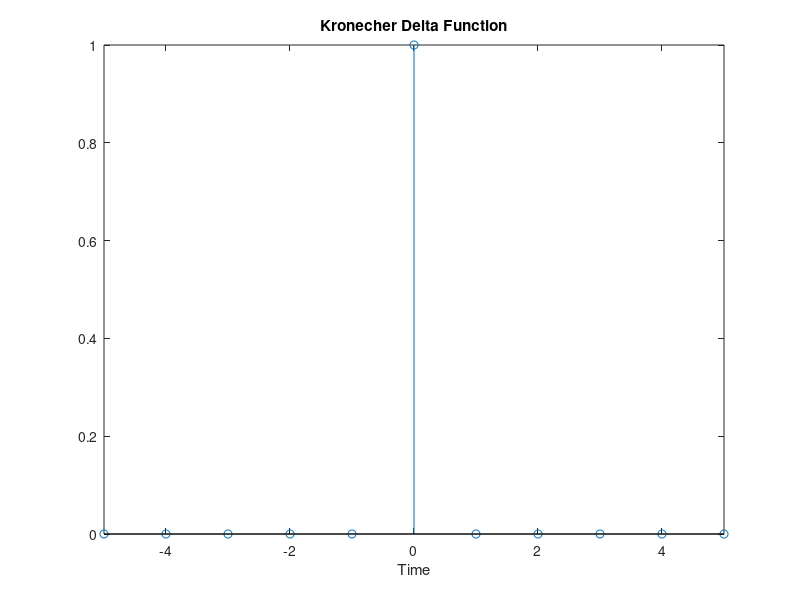

This figure's MATLAB source:
t=-5:1:5;
y=zeros(1,11);
y(6)=1;

figure('Position',[100 100 700 300])
stem(t,y)
title('Kronecher Delta Function')
axis([-5 5 0 1.3])
ylim([0 1])
xlabel('Time')
ylabel('')
waitforbuttonpress ()
print(1,strcat("../images/",mfilename(),".pdf"),"-dpdf")
